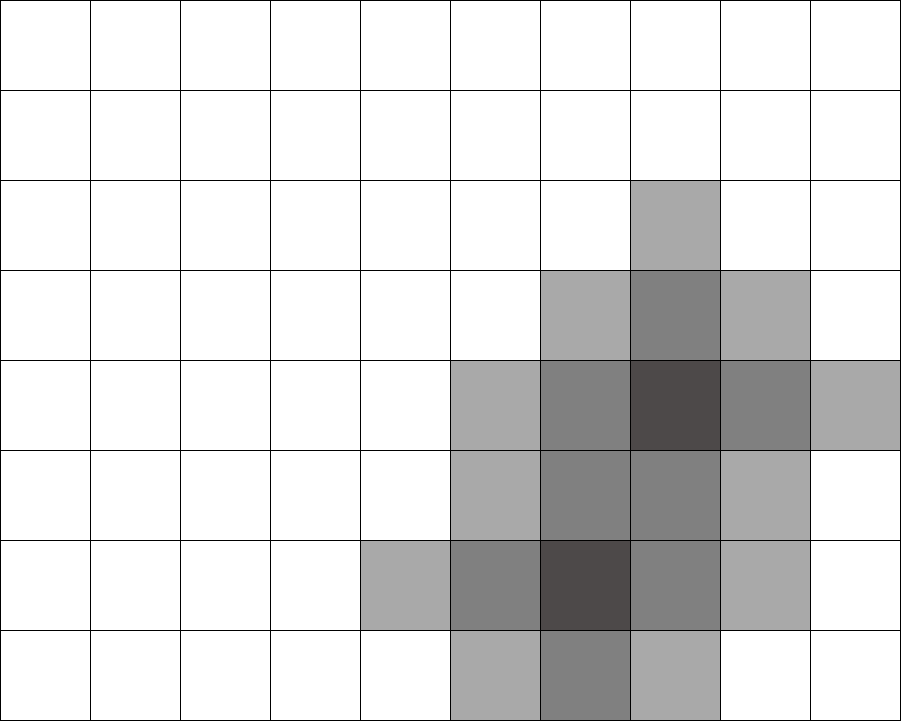

Source code (Python):
#Strawberries - Александър Узунов
from PIL import Image,ImageDraw,ImageFont
healthystraws = 0
decayed = []
counter = 1
counter2 = 0
counter3 = 0
inputdata = input("Въведете редове, колони и дни\n").split(",")
rows = int(inputdata[0])
columns = int(inputdata[1])
days = int(inputdata[2])
strawberry1 = [0, 0]
strawberry2 = [0, 0]
strawberry1 = input("Въведете местоположението на първата ягодка -> ред колона\n").split(",")
strawberry2 = input("Въведете местоположението на втората ягодка -> ред колона\n").split(",")

row1 = int(strawberry1[0])-1
col1 = int(strawberry1[1])-1
row2 = int(strawberry2[0])-1
col2 = int(strawberry2[1])-1

map = [['o' for x in range(columns)] for y in range(rows)]
map[row1][col1] = 'z'
map[row2][col2] = 'z'

def decay(x, y,counter):
	if x < rows-1:
		if map[x+1][y] == 'o':
			map[x+1][y] = counter
	if x > 0:
		if map[x-1][y] == 'o':
			map[x-1][y] = counter
	if y < columns-1:
		if map[x][y+1] == 'o':
			map[x][y+1] = counter
	if y > 0:
		if map[x][y-1] == 'o':
			map[x][y-1] = counter
while counter <= days:
	for row in range(rows):
		for column in range(columns):
			if map[row][column] != 'o':
				decayed.append(row)
				decayed.append(column)
	while counter2 < len(decayed)/2:
		decay(decayed[counter3], decayed[counter3+1],counter)
		counter2 += 1
		counter3 += 2
	
	counter += 1
	
for row in range(rows):
	for column in range(columns):
		if map[row][column] == 'o':
			healthystraws += 1

#for row in reversed(range(rows)):
#	print(map[row])
#print("Where: ")
#print("x - Decayed Strawberries")
#print("o - Healthy Strawberries")
print("{:d}".format(healthystraws))

def drawImage(map,rows,columns):
	white = (255, 255, 255)
	dimgray = (77, 73, 73)
	gray = (128,128,128)
	darkgray = (169, 169, 169)
	silver = (192,192,192)
	lightgray = (211,211,211)
	startx=0
	starty=0
	movex=200
	movey=200
	while(movex*columns>900):
		movex=movex-1	
	movey = movex
	W=columns*movex+1
	H=rows*movey+1
	image = Image.new('RGB', (W, H),(241, 238, 209))
	drawing = ImageDraw.Draw(image)
	dynamicfont=movex/3
	textfont=ImageFont.truetype('DejaVuSansMono.ttf', size=int(dynamicfont))
	for row in reversed(range(rows)):
		for point in map[row]:
			if point=='o':
				drawing.rectangle(xy=[startx,starty,startx+movex,starty+movey], fill=white, outline=(0,0,0))
				#drawing.text((startx+(movex/2), starty+(movey/2)), str(point),font=textfont, fill=(0,0,0,0))
				startx=startx+movex
			else:
				if point=='z':
					drawing.rectangle(xy=[startx,starty,startx+movex,starty+movey], fill=dimgray, outline=(0,0,0))
					#drawing.text((startx+(movex/2), starty+(movey/2)), str(point),font=textfont, fill=(0,0,0,0))
					startx=startx+movex
				elif point==1:
					drawing.rectangle(xy=[startx,starty,startx+movex,starty+movey], fill=gray, outline=(0,0,0))
					#drawing.text((startx+(movex/2), starty+(movey/2)), str(point),font=textfont, fill=(0,0,0,0))
					startx=startx+movex
				elif point==2:
					drawing.rectangle(xy=[startx,starty,startx+movex,starty+movey], fill=darkgray, outline=(0,0,0))
					#drawing.text((startx+(movex/2), starty+(movey/2)), str(point),font=textfont, fill=(0,0,0,0))
					startx=startx+movex
				elif point==3:
					drawing.rectangle(xy=[startx,starty,startx+movex,starty+movey], fill=silver, outline=(0,0,0))
					#drawing.text((startx+(movex/2), starty+(movey/2)), str(point),font=textfont, fill=(0,0,0,0))
					startx=startx+movex
				elif point>3:
					drawing.rectangle(xy=[startx,starty,startx+movex,starty+movey], fill=lightgray, outline=(0,0,0))
					#drawing.text((startx+(movex/2), starty+(movey/2)), str(point),font=textfont, fill=(0,0,0,0))
					startx=startx+movex

		startx=0
		starty=starty+movey
	image.save("strawberries2.png")	 
drawImage(map,rows,columns)
